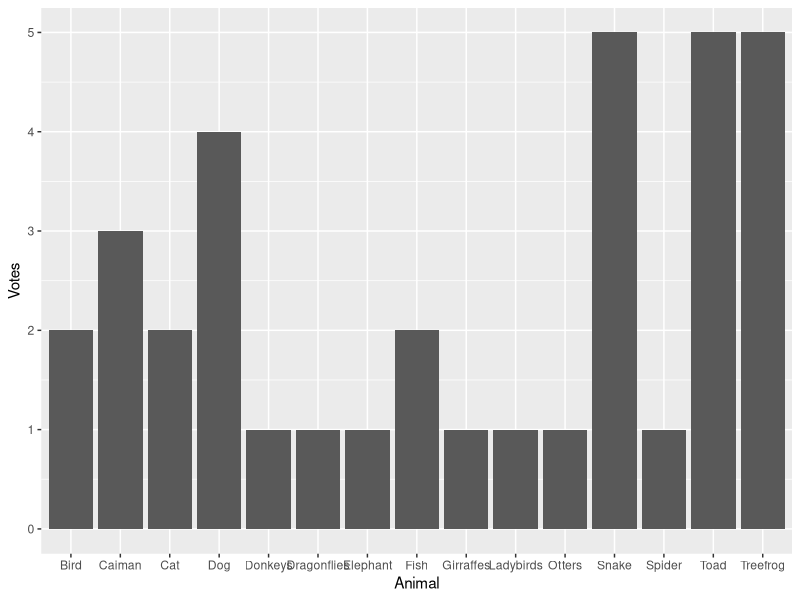

Here is the R script that generated this plot:
library(ggplot2)
fav_animals <- read.csv('data/Favourite_animals.csv')

ggplot(fav_animals, aes(x=Animal, y=Votes)) +
  geom_col()
